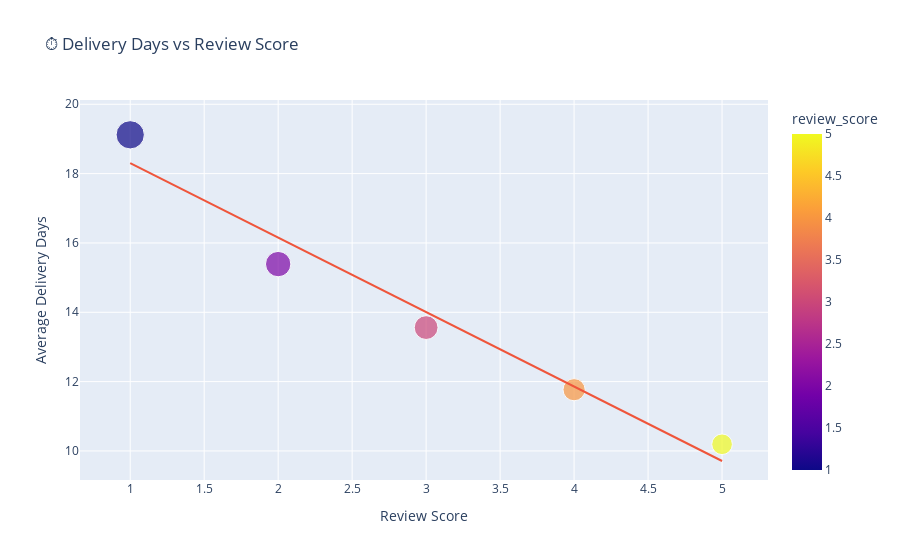

Notebook code for this chart:
### Markdown cell above
##### 11. Correlation: Delivery Time vs Review Score

### Code cell
corr_df = df.groupby('review_score')['delivery_days'].mean().reset_index()

fig = px.scatter(corr_df, x='review_score', y='delivery_days',
                 size='delivery_days', color='review_score',
                 title='⏱️ Delivery Days vs Review Score',
                 trendline="ols")
fig.update_layout(xaxis_title="Review Score", yaxis_title="Average Delivery Days")
fig.show()

### Figure 1 — Plotly figure (JSON) as saved in the notebook; plotly's stock layout.template omitted (floating-point values rounded to 4 significant figures)
{"data": [{"hovertemplate": "review_score=%{marker.color}<br>delivery_days=%{marker.size}<extra></extra>", "legendgroup": "", "marker": {"color": [1.0, 2.0, 3.0, 4.0, 5.0], "coloraxis": "coloraxis", "size": [19.12, 15.39, 13.56, 11.77, 10.19], "sizemode": "area", "sizeref": 0.0478, "symbol": "circle"}, "mode": "markers", "name": "", "orientation": "v", "showlegend": false, "type": "scatter", "x": [1.0, 2.0, 3.0, 4.0, 5.0], "xaxis": "x", "y": [19.12, 15.39, 13.56, 11.77, 10.19], "yaxis": "y"}, {"hovertemplate": "<b>OLS trendline</b><br>delivery_days = -2.14766 * review_score + 20.4486<br>R<sup>2</sup>=0.964599<br><br>review_score=%{x}<br>delivery_days=%{y} <b>(trend)</b><extra></extra>", "legendgroup": "", "marker": {"symbol": "circle"}, "mode": "lines", "name": "", "showlegend": false, "type": "scatter", "x": [1.0, 2.0, 3.0, 4.0, 5.0], "xaxis": "x", "y": [18.3, 16.15, 14.01, 11.86, 9.71], "yaxis": "y"}], "layout": {"coloraxis": {"colorbar": {"title": {"text": "review_score"}}, "colorscale": [[0, "#0d0887"], [0.1111, "#46039f"], [0.2222, "#7201a8"], [0.3333, "#9c179e"], [0.4444, "#bd3786"], [0.5556, "#d8576b"], [0.6667, "#ed7953"], [0.7778, "#fb9f3a"], [0.8889, "#fdca26"], [1, "#f0f921"]]}, "legend": {"itemsizing": "constant", "tracegroupgap": 0}, "title": {"text": "⏱️ Delivery Days vs Review Score"}, "xaxis": {"anchor": "y", "domain": [0, 1], "title": {"text": "Review Score"}}, "yaxis": {"anchor": "x", "domain": [0, 1], "title": {"text": "Average Delivery Days"}}}}
